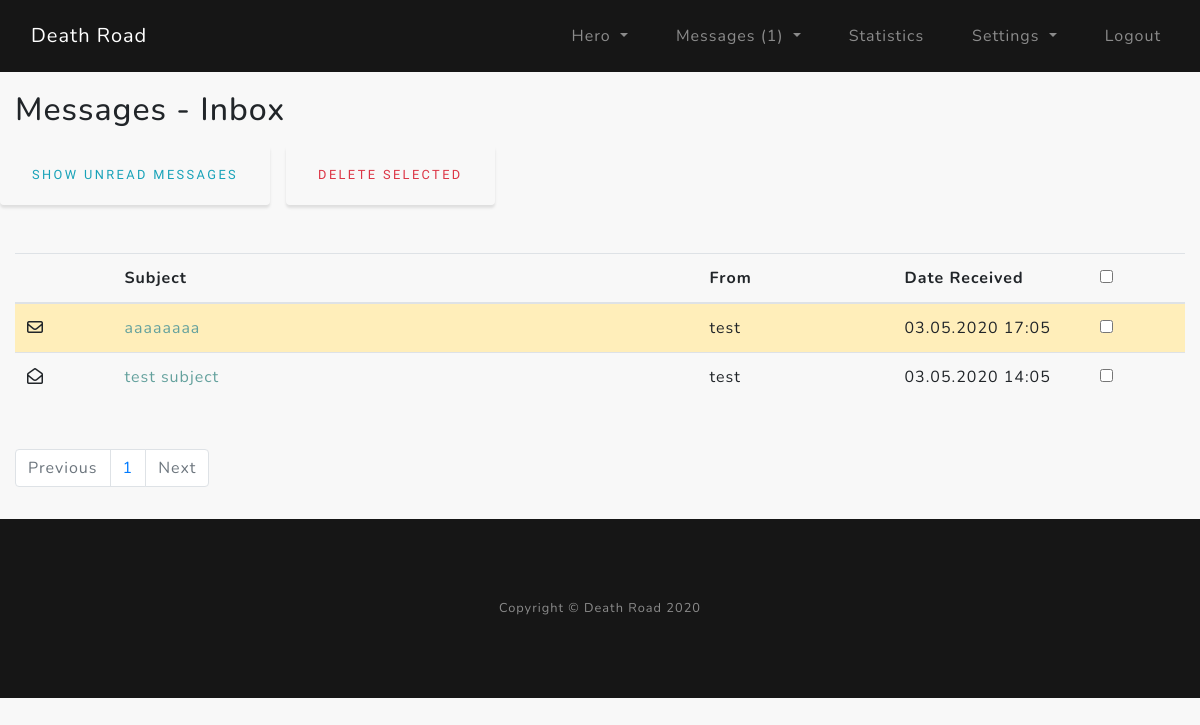
The app's page /msg_inbox (signed in), older data.
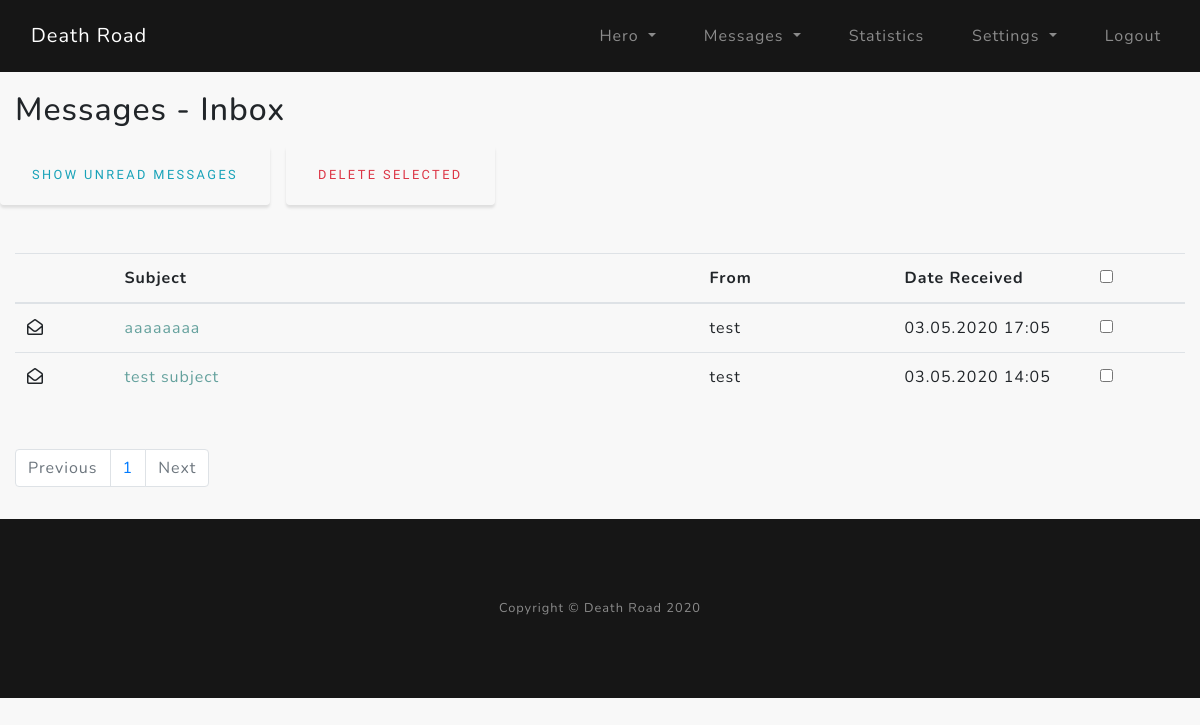
The same page, newer data.
### core/models.py (models this page shows)
class Messages(db.Model):
    __tablename__ = "messages"
    mid = Column(Integer, primary_key=True)  # message ID
    recipient = Column(String(32))  # recipient - user id from name
    sender = Column(String(32))  # sender - current user id
    subject_msg = Column(String(32))  # subject_msg - msg subject
    body_msg = Column(Text)  # body_msg - message body
    date = Column(DateTime)  # date - date sent
    seen = Column(Boolean)  # seen - message seen
    del_in = Column(Boolean)  # del_in - delete message from inbox
    del_out = Column(Boolean)  # del_out - delete message from outbox

### core/messages/routes.py (the view, shortened to what this page needs)
@msgs.route("/msg_inbox", methods=["POST", "GET"])
@login_required
def msg_inbox():
    page = request.args.get("page", 1, type=int)
    msg_per_page = User.query.get_or_404(current_user.id)
    get_unread_msgs = unread_msgs(current_user.username)
    if request.args and request.args.get("unread") == "true":
        unread_msg_count = Messages.query. \
            filter_by(recipient=current_user.username, del_in=False, seen=False). \
            count()
        msgs_received = Messages.query. \
            order_by(Messages.date.desc()). \
            filter_by(recipient=current_user.username, del_in=False, seen=False). \
            paginate(page=page, per_page=unread_msg_count)
    else:
        msgs_received = Messages.query. \
            order_by(Messages.date.desc()). \
            filter_by(recipient=current_user.username, del_in=False). \
            paginate(page=page, per_page=msg_per_page.msg_per_page)
    next_page_button = url_for("msgs.msg_inbox", page=msgs_received.next_num) if msgs_received.next_num else None
    previous_page_button = url_for("msgs.msg_inbox", page=msgs_received.prev_num) if msgs_received.prev_num else None
    form = MessageMultipleDelete()
    return render_template("msg_inbox.html",
                           msgs_received=msgs_received,
                           next_page_button=next_page_button,
                           previous_page_button=previous_page_button,
                           form=form,
                           get_unread_msgs=get_unread_msgs)

### core/messages/forms.py
class MessageMultipleDelete(FlaskForm):
    multi_del = BooleanField()
    submit_del = SubmitField("Delete Selected")

### core/models.py (called while the page is built)
@login_manager.user_loader
def load_user(user_id):
    return User.query.get(int(user_id))

### core/utils/unread_msgs.py (called while the page is built)
def unread_msgs(current_acc_uname):
    gum = Messages.query.filter_by(recipient=current_acc_uname, del_in=False, seen=False).count()
    return gum

### core/templates/msg_inbox.html (shortened to what this page needs)
{% extends "layout.html" %}
{% block content %}
<section class="msg_inbox-section">
    <div class="container py-3">
        <div class="row">
            <div class="col-lg">
                <h2>Messages - Inbox</h2>
                <form method="post">
                    <div class="row mt-3">
                        {% if request.args.get("unread") %}
                            <a href="{{ url_for('msgs.msg_inbox') }}" class="btn btn-outline-info mr-3">Show All Messages</a>
                        {% else %}
                            <a href="?unread=true" class="btn btn-outline-info mr-3">Show Unread Messages</a>
                        {% endif %}
                        {{ form.submit_del(class="btn btn-outline-danger") }}
                    </div>
                    <table class="table table-hover my-5">
                        <thead>
                            <tr>
                                <th scope="col" class="col-md-1"></th>
                                <th scope="col" class="col-md-6">Subject</th>
                                <th scope="col" class="col-md-2">From</th>
                                <th scope="col" class="col-md-2">Date Received</th>
                                <th scope="col" class="col-md-1"><input type="checkbox" name="select_all" onclick="toggle(this)"></th>
                            </tr>
                        </thead>
                        <tbody>
                            {% for msgs_r in msgs_received.items %}
                            <tr {% if msgs_r.seen == 0 %} class="table-warning" {% endif %}>
                                <td>{% if msgs_r.seen == 0 %} <i class="far fa-envelope"></i> {% else %} <i class="far fa-envelope-open"></i> {% endif %}</td>
                                <td><a href="{{ url_for('msgs.msg_read', mid=msgs_r.mid) }}">{{ msgs_r.subject_msg }}</a></td>
                                <td>{{ msgs_r.sender }}</td>
                                <td>{{ msgs_r.date.strftime("%d.%m.%Y %H:%m") }}</td>
                                <td>{{ form.multi_del(value=msgs_r.mid) }}</td>
                            </tr>
                            {% endfor %}
                        </tbody>
                    </table>
                </form>
                <nav aria-label="pagination">
                    <ul class="pagination">
                        {% if msgs_received.prev_num != None %}
                            <li class="page-item"><a class="page-link"  href="{{ previous_page_button }}">Previous</a></li>
                        {% else %}
                            <li class="page-item disabled"><a class="page-link">Previous</a></li>
                        {% endif %}
                        {% for page_num in msgs_received.iter_pages(left_edge=1, right_edge=1, left_current=1, right_current=2) %}
                            {% if page_num %}
                                {% if msgs_received.page == page_num %}
                                    <li class="page-item"><a class="page-link"  href="{{ url_for('msgs.msg_inbox', page=page_num) }}">{{ page_num }}</a></li>
                                {% else %}
                                    <li class="page-item"><a class="page-link"  href="{{ url_for('msgs.msg_inbox', page=page_num) }}">{{ page_num }}</a></li>
                                {% endif %}
                            {% else %}
                                <span class="m-2"></span>
                            {% endif %}
                        {% endfor %}
                        {% if msgs_received.next_num != None %}
                            <li class="page-item"><a class="page-link"  href="{{ next_page_button }}">Next</a></li>
                        {% else %}
                            <li class="page-item disabled"><a class="page-link">Next</a></li>
                        {% endif %}
                    </ul>
                </nav>
            </div>
        </div>
    </div>
</section>
{% endblock %}

Row changes from the older to the newer data that the page shows:
changed Messages "aaaaaaaa": seen False → True (drawn)
Text that changed along with them:
{{ get_unread_msgs }}: "1" → (not shown)
